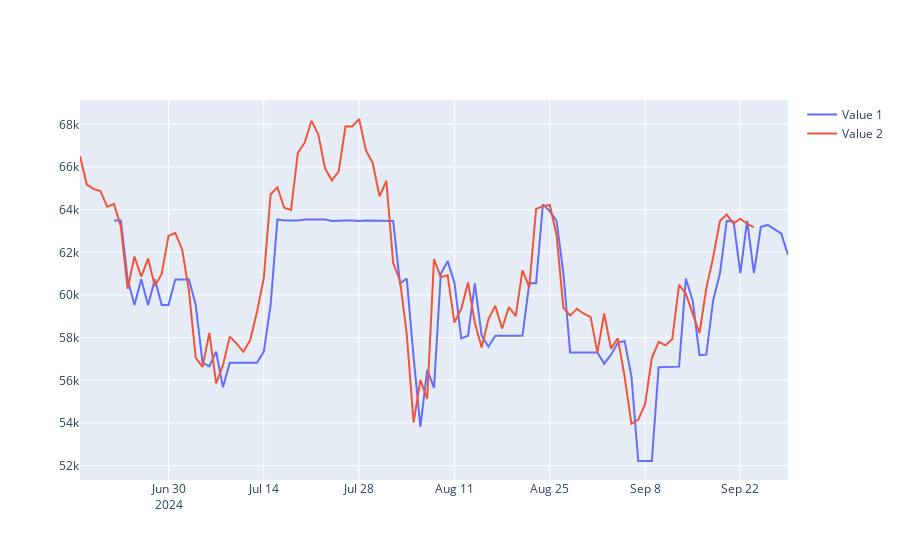

This figure's notebook cell:
### Code cell
fig = go.Figure()
fig.add_trace(go.Scatter(x=predic['date'][-100:], y=predic.pred[-100:], name='Value 1'))
fig.add_trace(go.Scatter(x=df_1d['date'][-100:], y=df_1d['close'][-100:], name='Value 2'))
fig.show()
